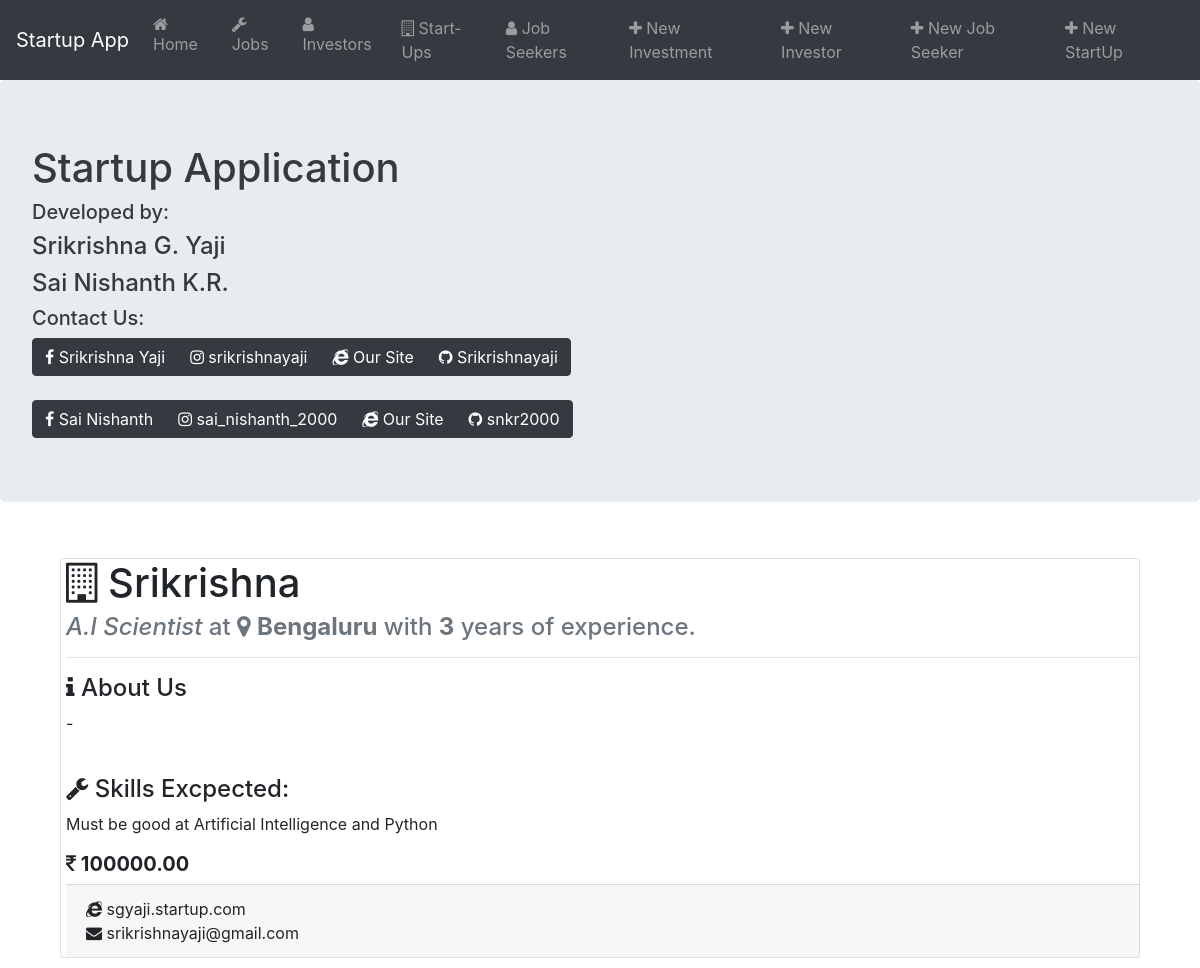
Page /jobs/1/ on the committed database.
### startup_app/models.py (models this page shows, shortened)
class Jobs(models.Model):
    job_type = models.CharField(max_length = 1000)
    location = models.CharField(max_length = 1000)
    salary   = models.DecimalField(max_digits = 20, decimal_places = 2)
    skill_set = models.TextField()
    years_of_experience = models.IntegerField()
    company = models.ForeignKey(StartUps, on_delete = models.CASCADE)

class StartUps(models.Model):
    name      = models.CharField(max_length = 1000)
    siteurl   = models.CharField(max_length = 1000)
    location  = models.CharField(max_length = 1000)
    compEmail = models.EmailField(max_length = 1000)
    regID     = models.CharField(max_length = 500)
    about     = models.TextField(default = '-')

### startup_app/views.py (the view)
# urls.py: path('jobs/<int:pk>/', views.JobDetailView.as_view(), name = 'job-detail'),
class JobDetailView(DetailView):
    model = Jobs
    template_name = "startup_app/job_detail.html"
    context_object_name = 'job_detail'

### startup_app/templates/startup_app/job_detail.html (shortened to what this page needs)
{% extends "startup_app/base.html" %}
{% block content %}
<br />
<div class="container">
  <div class="card" style="padding-left: 5px">
    <h1 class="card-title"><span class="fa fa-building-o"></span> {{ job_detail.company.name }}</h1>
    <h4 class="card-subtitle text-muted"><i>{{ job_detail.job_type }}</i> at <span class="fa fa-map-marker"></span> <b>{{ job_detail.location }}</b> with <b>{{ job_detail.years_of_experience }}</b> years of experience.<br /></h4>
    <hr />
    <div class="card-text">
    <h4><span class="fa fa-info"></span> About Us</h4>
    <p>{{ job_detail.company.about }}</p><br />
    <h4><span class="fa fa-wrench"></span> Skills Excpected: </h4>
    <p>{{job_detail.skill_set }}</p>
    <h5><b> <span class="fa fa-inr"></span> {{ job_detail.salary }}</b></h5>
    </div>
    <div class="card-footer">
      <span class="fa fa-internet-explorer"></span> {{ job_detail.company.siteurl }}<br/>
      <span class="fa fa-envelope"></span> {{ job_detail.company.compEmail }}<br/>
    </div>
    </div>
  </div>
{% endblock content %}

### startup_app/templates/startup_app/base.html (shortened to what this page needs)
{% load static %}
<html lang="en" dir="ltr">
  <head>
    <link rel="stylesheet" href="https://maxcdn.bootstrapcdn.com/bootstrap/4.0.0/css/bootstrap.min.css">
        <link rel="stylesheet" href="https://stackpath.bootstrapcdn.com/font-awesome/4.7.0/css/font-awesome.min.css">
  </head>
  <body>
    <header>
    <nav class="navbar navbar-expand-sm navbar-dark bg-dark">
      <a href="#" class="navbar-brand">Startup App</a>
      <ul class="navbar-nav">
        <li class="nav-item"><a href = "{% url 'startup-home' %}" class="nav-link"><span class="fa fa-home"></span> Home</a></li>
        <li class="nav-item"><a href = "{% url 'startup-jobs' %}" class="nav-link"><span class="fa fa-wrench"></span> Jobs</a></li>
        <li class="nav-item"><a href = "{% url 'investors' %}" class="nav-link"><span class="fa fa-user"></span> Investors</a></li>
        <li class="nav-item"><a href = "{% url 'startups' %}" class="nav-link"><span class="fa fa-building-o"></span> Start-Ups</a></li>
        <li class="nav-item"><a href = "{% url 'seekers' %}" class="nav-link"><span class="fa fa-user"></span> Job Seekers</a></li>
        <li class+"nav-item"><a href="{% url 'investment_new' %}" class="nav-link"><span class="fa fa-plus"></span> New Investment</a></li>
        <li class="nav-item"><a class="nav-link" href="{% url 'investor_new' %}"><span class="fa fa-plus"></span> New Investor</a></li>
        <li class="nav-item"><a href="{% url 'seekers_new' %}" class="nav-link"><span class="fa fa-plus"></span> New Job Seeker</a></li>
        <li class="nav-item"><a href="{% url 'startup_new' %}" class="nav-link"><span class="fa fa-plus"></span> New StartUp</a></li>
        </ul>
    </nav>
    <div class="jumbotron bg-seondary text-dark">
      <h1>Startup Application</h1>
      <h5>Developed by:</h5>
      <h4>Srikrishna G. Yaji</h4>
      <h4>Sai Nishanth K.R.</h4>
      <div>
        <h5>Contact Us:</h5>
        <div class="btn-group">
        <a class="btn btn-dark" href="https://www.facebook.com/srikrishna.yaji.885m/"> <span class="fa fa-facebook"></span> Srikrishna Yaji</a>
        <a class="btn btn-dark" href="https://www.instagram.com/srikrishnayaji/"><span class="fa fa-instagram"></span> srikrishnayaji</a>
        <a class="btn btn-dark" href="{% url 'startup-home' %}"><span class="fa fa-internet-explorer"></span> Our Site</a>
        <a class="btn btn-dark" href="https://github.com/Srikrishnayaji"><span class="fa fa-github"></span> Srikrishnayaji</a>
      </div>
      <br />
      <br />
      <div class="btn-group">
      <a class="btn btn-dark" href="https://www.facebook.com/sai.nishanth.372"> <span class="fa fa-facebook"></span> Sai Nishanth</a>
      <a class="btn btn-dark" href="https://www.instagram.com/sai_nishanth_2000/"><span class="fa fa-instagram"></span> sai_nishanth_2000</a>
      <a class="btn btn-dark" href="{% url 'startup-home' %}"><span class="fa fa-internet-explorer"></span> Our Site</a>
      <a class="btn btn-dark" href="https://github.com/snkr2000"><span class="fa fa-github"></span> snkr2000</a>
    </div>
      </div>
    </div>
  </header>
  <div class="container" style="margin-top: 10px; margin-bottom: 10px">
    {% block content %}
    {% endblock content %}
  </div>
</body>
</html>

### rows in the picture
Jobs: company.name "Srikrishna", job_type "A.I Scientist", location "Bengaluru", years_of_experience "3", company.about "-", skill_set "Must be good at Artificial Intelligence and Python", salary "100000.00", company.siteurl "sgyaji.startup.com", company.compEmail "srikrishnayaji@gmail.com"
